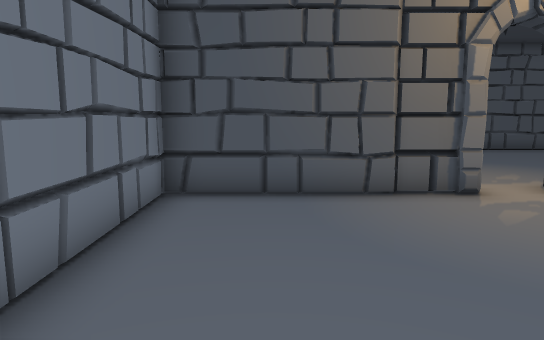
View 1 (above)

16 first-person views from a walk through a 3-D level made in the Unity game engine. The camera is 1.5 m above the floor, tilts 8° down and sees 70° across. The floor is counted in squares, 1 m on a side. Each view is taken from the middle of a square. On the plan, view 1 faces up. The plan holds only what a view shows up to about 17 squares ahead; the rest is blank. The place goes on beyond the plan. The player character is not drawn. Door leaves are left out, so doorways stand open.

View 2
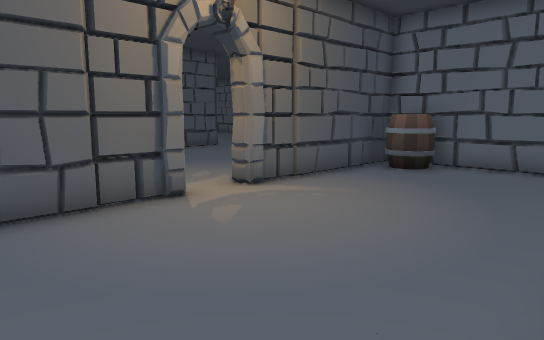

View 3
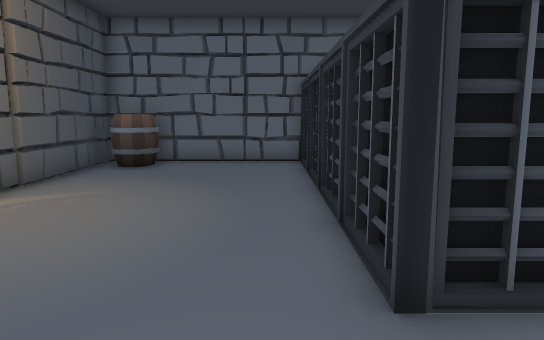

View 4
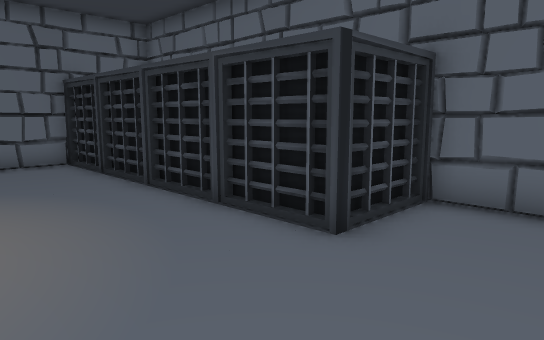

View 5
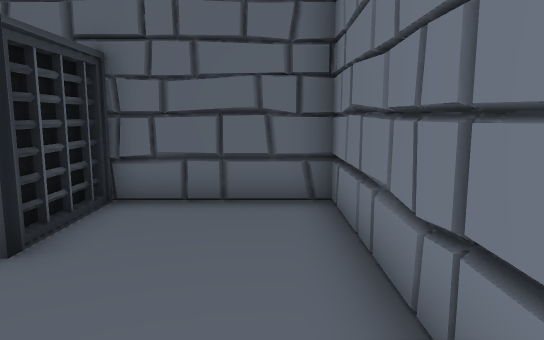

View 6
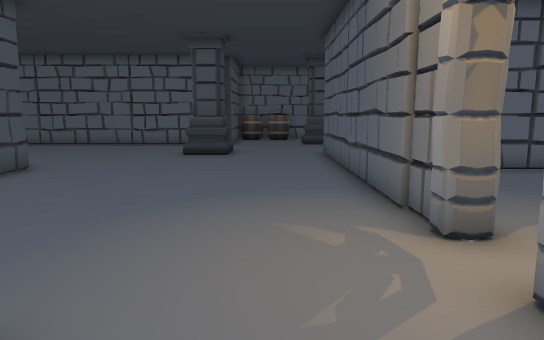

View 7
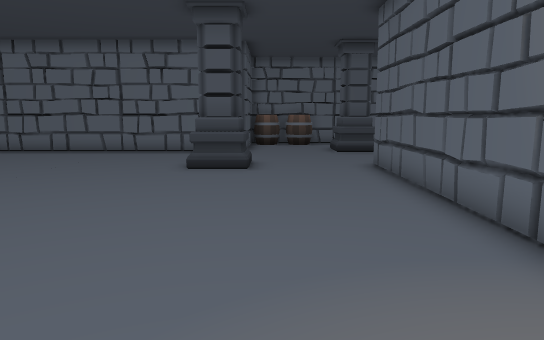

View 8
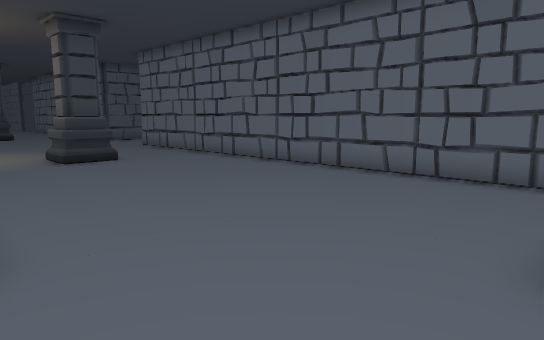

View 9
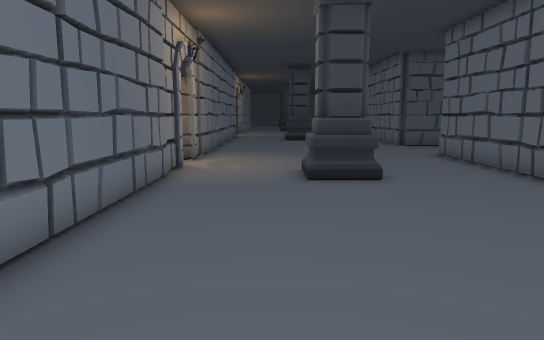

View 10
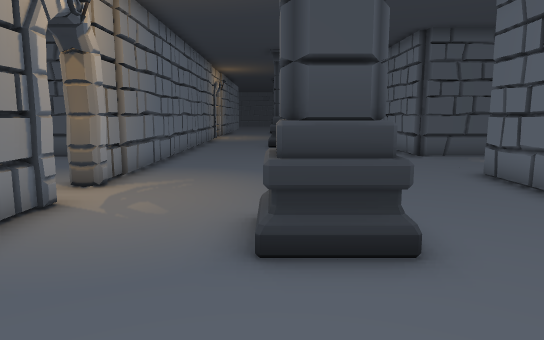

View 11
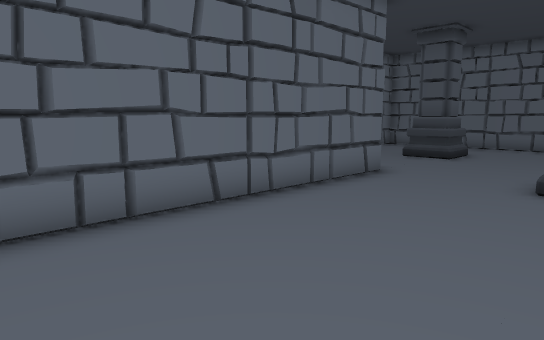

View 12
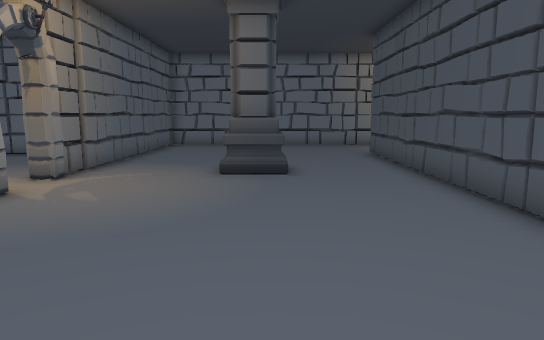

View 13
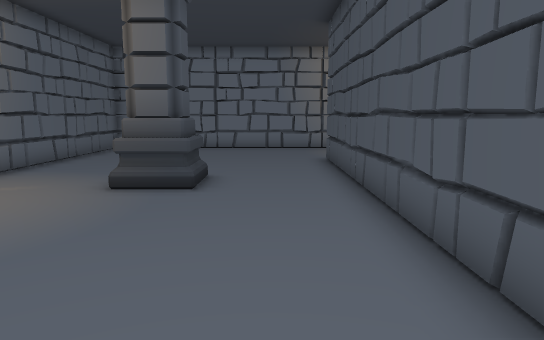

View 14
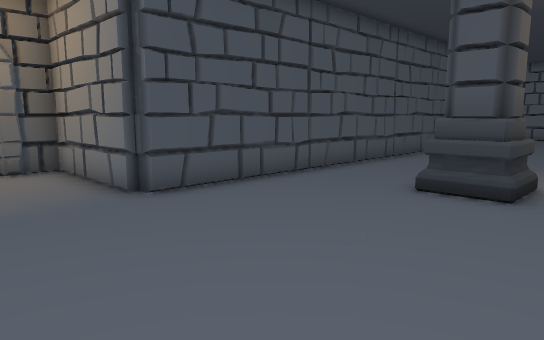

View 15
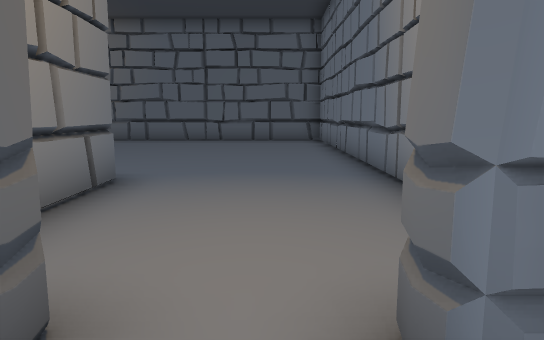

View 16
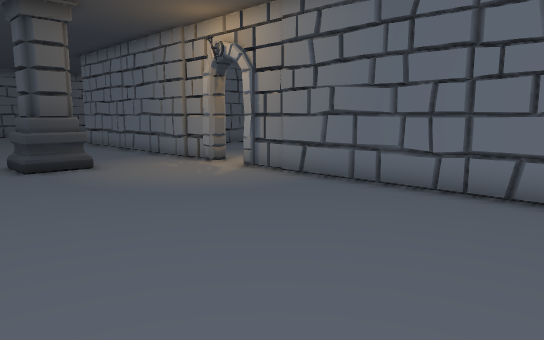

### Floor plan
Key: @ floor where view 1 was taken; # wall or solid block; . floor; / step, stairs or slope; D open door; O other object.
Columns run from 6 left of view 1 to 22 right of it. Each row starts with its distance up from view 1.
 39                   #...    . #
 38                   #......  .#
 37                   #....... .#
 36               ##  #.........#
 35                .  #..........
 34                .. #..........
 33                 . #..........
 32                 ..#.........#
 31                  .#.........#
 30                  .D.........#
 29                  .D.........#
 28                  .#.........#
 27                   #...OO....#
 26                   #...OO....#
 25                   #.........#
 24                   #.........#
 23  /                #.........#
 22 #DD##             #.........#
 21 ....#             #.........#
 20 ....#              .........#
 19 ....#              .........#
 18 ....#              .........#
 17 ....###############.........#
 16 ............................#
 15 ............................#
 14 ............................#
 13 ........OO............OO....#
 12 ........OO............OO....#
 11 .............................
 10 .............................
  9 .............................
  8 ##########DD###########....OO
  7     #............##   ## ..OO
  6     #...........OO#      ...
  5     #.............#      ...
  4     #.............#      ...
  3     #.............#      ###
  2     #.............#
  1     #...###########
  0     #.@.#
 -1     #...#
 -2     #####

Positions as (right, up) in squares from view 1, and headings:
1: (0, 0), facing up
2: (0, 1), facing up-right
3: (-1, 2), facing right
4: (-1, 5), facing down-right
5: (-1, 5), facing down
6: (1, 10), facing right
7: (5, 11), facing right
8: (12, 13), facing up-right
9: (15, 17), facing up
10: (16, 22), facing up
11: (16, 22), facing down-right
12: (13, 13), facing left
13: (11, 15), facing left
14: (-6, 10), facing up-right
15: (-5, 23), facing down
16: (20, 39), facing down-left
